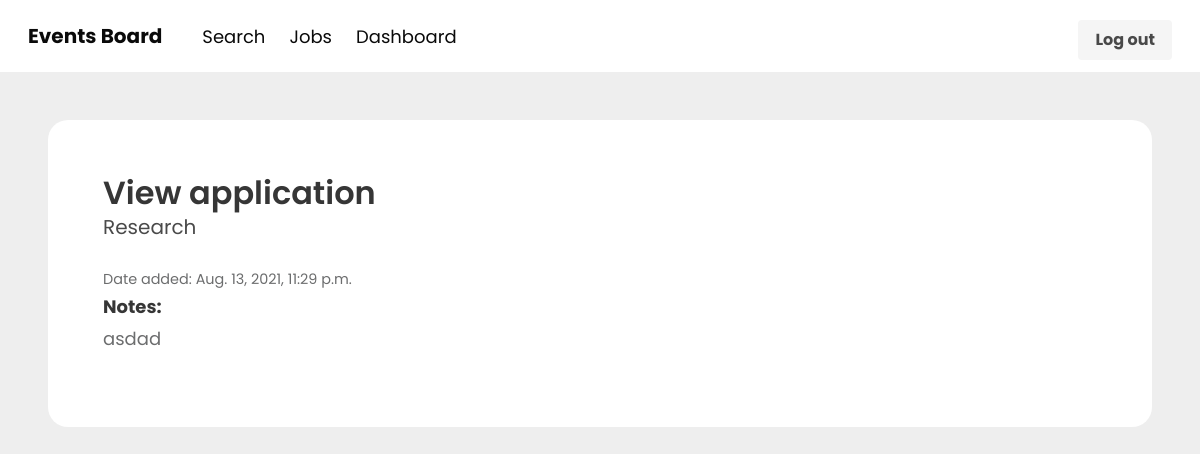
Before: /dashboard/application/5/ (signed in) with the older database file.
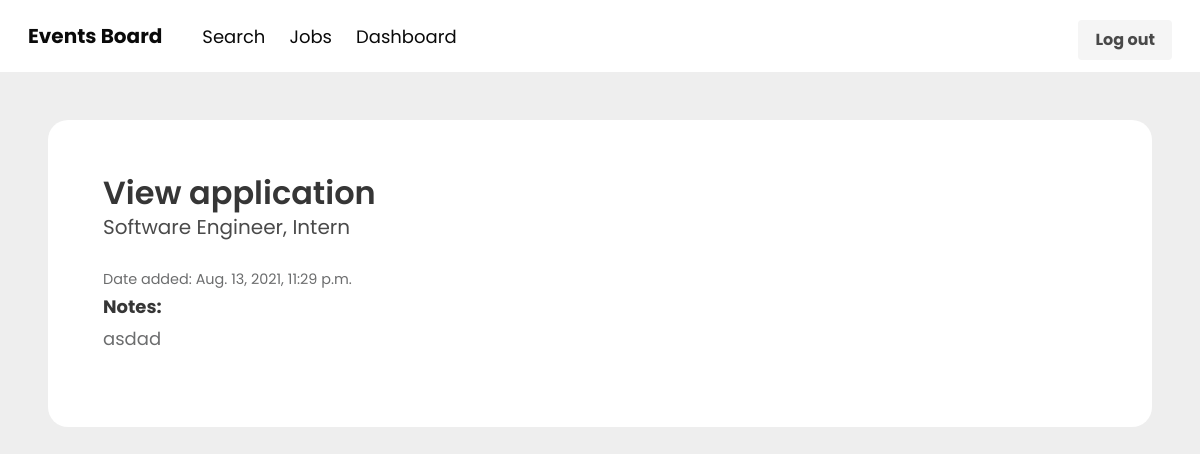
After: the same page with the newer database file.
### apps/core/models.py (models this page shows, shortened)
class Application(models.Model):
    job = models.ForeignKey(Job, related_name='applications', on_delete=models.CASCADE)
    notes = models.TextField()
    experience = models.TextField()
    created_by = models.ForeignKey(User, related_name='applications', on_delete=models.CASCADE)
    created_at = models.DateTimeField(auto_now_add=True)

class Job(models.Model):
    SIZE_1_20 = 'size_1-20'
    SIZE_21_100 = 'size_21-100'
    SIZE_101_999 = 'size_101-999'
    SIZE_1000 = 'size_1000+'
    CHOICES_SIZE = (
        (SIZE_1_20, '1-20'),
        (SIZE_21_100, '21-100'),
        (SIZE_101_999, '101-999'),
        (SIZE_1000, '1000+'),
    )
    ACTIVE = 'active'
    CLOSED = 'closed'
    CHOICES_STATUS = (
        (ACTIVE, 'Active'),
        (CLOSED, 'Closed'),
    )
    title = models.CharField(max_length=255)
    short_description = models.TextField()
    long_description = models.TextField(blank=True, null=True) #Can be empty
    job_post=models.CharField(max_length=255, blank=True, null=True)
    company_name = models.CharField(max_length=255)
    company_address=models.CharField(max_length=255, blank=True, null=True)
    company_size = models.CharField(max_length=20, choices=CHOICES_SIZE, default=SIZE_1_20)
    created_by = models.ForeignKey(User, related_name='jobs', on_delete=models.CASCADE)
    created_at = models.DateTimeField(auto_now_add=True)
    changed_at = models.DateTimeField(auto_now=True)
    status = models.CharField(max_length=20, choices=CHOICES_STATUS, default=ACTIVE)

### apps/userprofile/views.py (the view)
# urls.py: path('dashboard/application/<int:application_id>/', view_application, name='view_application'),
@login_required
def view_application(request, application_id):
    if request.user.userprofile.is_employer:
        application = get_object_or_404(Application, pk=application_id, job__created_by=request.user)
    else:
        application = get_object_or_404(Application, pk=application_id, created_by=request.user)
    return render(request, 'view_application.html', {'application': application})

### apps/userprofile/templates/view_application.html
{% extends 'base.html' %}
{% block content %}
<section class="tm-section">
    <div class="tm-content-container">
        <div class="tm-content">
            <h1 class="title">View application</h1>
            <h2 class="subtitle">{{ application.job.title }}</h2>
            <small>Date added: {{ application.created_at }}</small>
            <p><strong>Notes: </strong><br> {{ application.notes }}</p>
        </div>
    </div>
</section>
{% endblock %}

Changed rows visible on the page:
changed through a linked row, Application "asdad": job "Research" → "Software Engineer, Intern"
